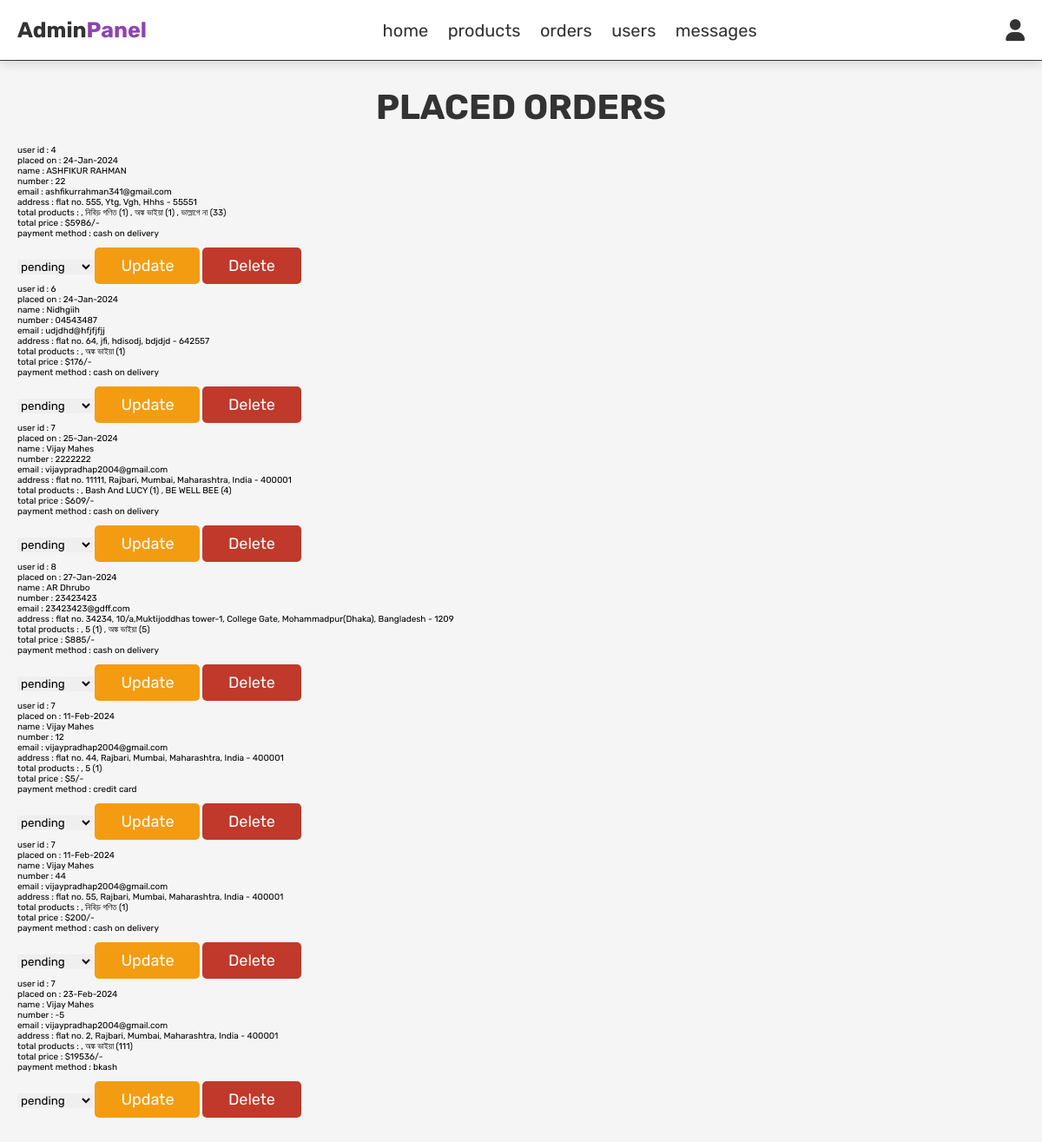
Page /admin_orders.php (signed in) on the committed database.
### tables this page shows
CREATE TABLE `orders` (
  `id` int(100) NOT NULL,
  `user_id` int(100) NOT NULL,
  `name` varchar(100) NOT NULL,
  `number` varchar(12) NOT NULL,
  `email` varchar(100) NOT NULL,
  `method` varchar(50) NOT NULL,
  `address` varchar(500) NOT NULL,
  `total_products` varchar(1000) NOT NULL,
  `total_price` int(100) NOT NULL,
  `placed_on` varchar(50) NOT NULL,
  `payment_status` varchar(20) NOT NULL DEFAULT 'pending'
);

### admin_orders.php (the view, shortened to what this page needs)
<?php
include 'config.php';
?>
<!DOCTYPE html>
<html lang="en">
<head>
   <link rel="stylesheet" href="https://cdnjs.cloudflare.com/ajax/libs/font-awesome/6.0.0/css/all.min.css">
   <link rel="stylesheet" href="css/admin_style.css">
</head>
<body>
<?php include 'admin_header.php'; ?>
<section class="orders">
   <h1 class="title">placed orders</h1>
   <div class="box-container">
      <?php
      $select_orders = mysqli_query($conn, "SELECT * FROM `orders`") or die('query failed');
      if(mysqli_num_rows($select_orders) > 0){
         while($fetch_orders = mysqli_fetch_assoc($select_orders)){
      ?>
      <div class="box">
         <p> user id : <span><?php echo $fetch_orders['user_id']; ?></span> </p>
         <p> placed on : <span><?php echo $fetch_orders['placed_on']; ?></span> </p>
         <p> name : <span><?php echo $fetch_orders['name']; ?></span> </p>
         <p> number : <span><?php echo $fetch_orders['number']; ?></span> </p>
         <p> email : <span><?php echo $fetch_orders['email']; ?></span> </p>
         <p> address : <span><?php echo $fetch_orders['address']; ?></span> </p>
         <p> total products : <span><?php echo $fetch_orders['total_products']; ?></span> </p>
         <p> total price : <span>$<?php echo $fetch_orders['total_price']; ?>/-</span> </p>
         <p> payment method : <span><?php echo $fetch_orders['method']; ?></span> </p>
         <form action="" method="post">
            <select name="update_payment">
               <option value="" selected disabled><?php echo $fetch_orders['payment_status']; ?></option>
            </select>
            <input type="submit" value="update" name="update_order" class="option-btn">
            <a href="admin_orders.php?delete=<?php echo $fetch_orders['id']; ?>" onclick="return confirm('delete this order?');" class="delete-btn">delete</a>
         </form>
      </div>
      <?php
         }
      }else{
         echo '<p class="empty">no orders placed yet!</p>';
      }
      ?>
   </div>
</section>
</body>
</html>

### css/admin_style.css (style rules this page uses)
:root { --purple:#8e44ad; --red:#c0392b; --orange:#f39c12; --black:#333; --white:#fff; --light-color:#666; --light-white:#ccc; --light-bg:#f5f5f5; --border:.1rem solid var(--black); --box-shadow:0 .5rem 1rem rgba(0,0,0,.1); }
* { font-family: 'Rubik', sans-serif; margin:0; padding:0; box-sizing: border-box; outline: none; border:none; text-decoration: none; transition:all .2s linear; }
html { font-size: 62.5%; overflow-x: hidden; }
body { background-color: var(--light-bg); }
section { padding:3rem 2rem; max-width: 1200px; margin:0 auto; }
.title { text-align: center; margin-bottom: 2rem; text-transform: uppercase; color:var(--black); font-size: 4rem; }
.btn, .option-btn, .delete-btn, .white-btn { display: inline-block; margin-top: 1rem; padding:1rem 3rem; cursor: pointer; color:var(--white); font-size: 1.8rem; border-radius: .5rem; text-transform: capitalize; text-align: center; }
.option-btn { background-color: var(--orange); }
.delete-btn { background-color: var(--red); }

### rows in the picture
orders: user "4", placed_on "24-Jan-2024", name "ASHFIKUR RAHMAN", number "22", email "ashfikurrahman341@gmail.com", address "flat no. 555, Ytg, Vgh, Hhhs - 55551", total_products ", নিবিড় গণিত (1) , অঙ্ক ভাইয়া (1) , ভাল্লাগে না (33)", total_price "5986", method "cash on delivery", update_payment "pending"
orders: user "6", placed_on "24-Jan-2024", name "Nidhgiih", number "04543487", email "udjdhd@hfjfjfjj", address "flat no. 64, jfi, hdisodj, bdjdjd - 642557", total_products ", অঙ্ক ভাইয়া (1)", total_price "176", method "cash on delivery", update_payment "pending"
orders: user "7", placed_on "25-Jan-2024", name "Vijay Mahes", number "2222222", email "vijaypradhap2004@gmail.com", address "flat no. 11111, Rajbari, Mumbai, Maharashtra, India - 400001", total_products ", Bash And LUCY (1) , BE WELL BEE (4)", total_price "609", method "cash on delivery", update_payment "pending"
orders: user "8", placed_on "27-Jan-2024", name "AR Dhrubo", number "23423423", email "23423423@gdff.com", address "flat no. 34234, 10/a,Muktijoddhas tower-1, College Gate, Mohammadpur(Dhaka), Bangladesh - 1209", total_products ", 5 (1) , অঙ্ক ভাইয়া (5)", total_price "885", method "cash on delivery", update_payment "pending"
orders: user "7", placed_on "11-Feb-2024", name "Vijay Mahes", number "12", email "vijaypradhap2004@gmail.com", address "flat no. 44, Rajbari, Mumbai, Maharashtra, India - 400001", total_products ", 5 (1)", total_price "5", method "credit card", update_payment "pending"
orders: user "7", placed_on "11-Feb-2024", name "Vijay Mahes", number "44", email "vijaypradhap2004@gmail.com", address "flat no. 55, Rajbari, Mumbai, Maharashtra, India - 400001", total_products ", নিবিড় গণিত (1)", total_price "200", method "cash on delivery", update_payment "pending"
orders: user "7", placed_on "23-Feb-2024", name "Vijay Mahes", number "-5", email "vijaypradhap2004@gmail.com", address "flat no. 2, Rajbari, Mumbai, Maharashtra, India - 400001", total_products ", অঙ্ক ভাইয়া (111)", total_price "19536", method "bkash", update_payment "pending"
